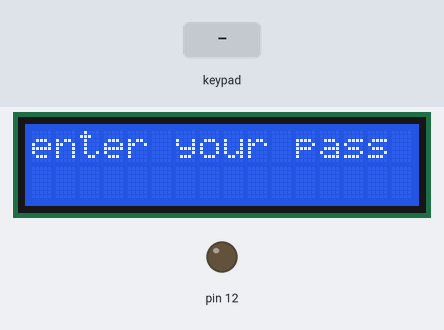
The sketch below on a simulated Arduino Uno, built with avr-gcc and run on an emulated ATmega328P. On the bench: 16×2 character LCD, output pins drawn as LEDs (lit = HIGH). Inputs (shaded band) come from the test bench.

Above: at 1.2 s.
1.3 s: keypad keys 1 2 3 4 # pressed 0.4 s apart
At 3.3 s:
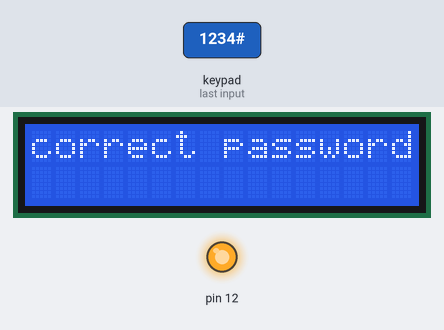
4.8 s: key 'A' pressed
At 7.4 s:
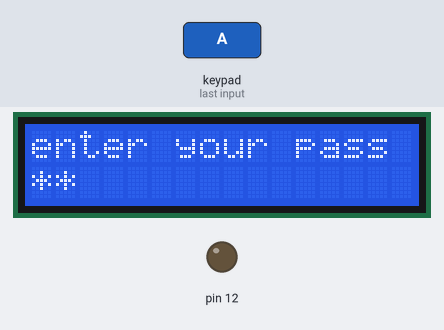
7.7 s: keypad keys 1 2 3 4 A pressed 0.4 s apart
At 10.5 s:
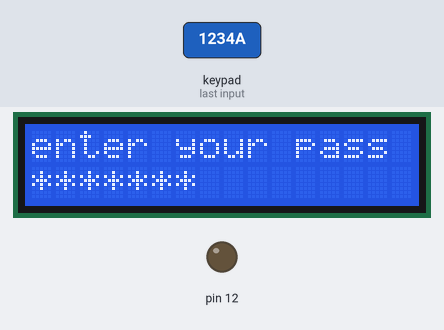
11.2 s: keypad keys 1 2 3 4 D pressed 0.4 s apart
At 13.4 s:
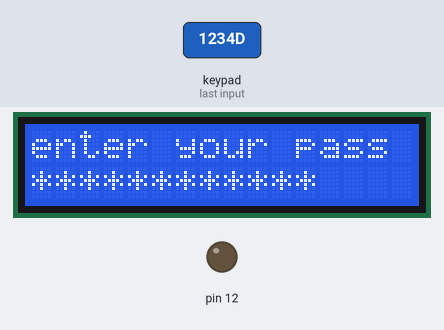
14.7 s: key 'B' pressed
At 15.8 s:
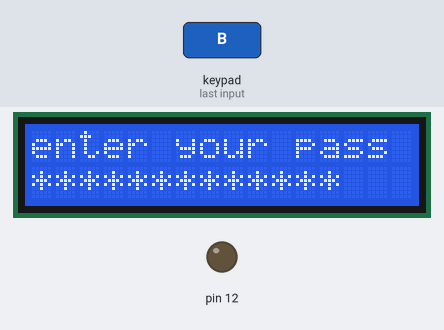
16.3 s: key 'D' pressed
At 17.0 s:
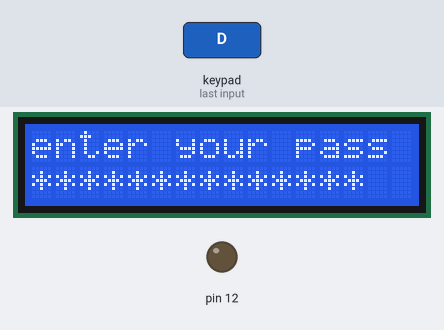
Timing chart, 0 to 18.9 s (numbered marks = the images above; inputs shaded):
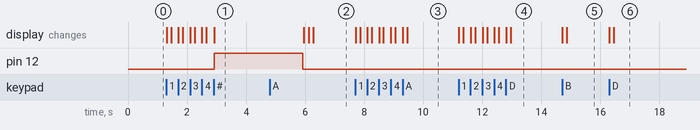

The sketch:

fantastic_stantia1__2_.ino
```cpp
#include <Keypad.h>

#include <LiquidCrystal_I2C.h>

LiquidCrystal_I2C lcd(32,16,2);  // set the LCD address to 0x27 for a 16 chars and 2 line display

const byte ROWS = 4; //four rows
const byte COLS = 4; //three columns
char keys[ROWS][COLS] = {
  {'1','2','3','A'},
  {'4','5','6','B'},
  {'7','8','9','C'},
  {'*','0','#','D'}
};
byte rowPins[ROWS] = { 2, 3, 4,5}; //connect to the row pinouts of the keypad
byte colPins[COLS] = { 6, 7,8,9}; //connect to the column pinouts of the keypad

Keypad keypad = Keypad( makeKeymap(keys), rowPins, colPins, ROWS, COLS );
String input_pass="";
String mypass="1234";
int pos =0;
int led =12;
void setup(){
  pinMode(12,OUTPUT);
   lcd.init();
  // Print a message to the LCD.
  lcd.backlight();
  lcd.setCursor(0,0);
  lcd.print ("enter your pass");
}

void loop(){
  char key = keypad.getKey();

  if (key){
   if(key =='#')
   {
    //code check on password
    if(input_pass==mypass) {
      lcd.clear();
      lcd.setCursor(0,0);
      lcd.print("correct password");
       digitalWrite(12,1);
      delay(3000);
       digitalWrite(12,0);
      }
    else{
      lcd.clear();
      lcd.setCursor(0,0);
      lcd.print("Wrong password");
      delay(3000);
       digitalWrite(12,0);

      }
      lcd.clear();
      lcd.setCursor(0,0);
  lcd.print ("enter your pass");
  input_pass="";
  pos=0;
    }
    if(key =='C'){

      //code delete on lcd
      pos--;
      lcd.setCursor(pos,1);
      lcd.print(" ");
      input_pass.remove(pos);
      }
      else{
        //code input password
        input_pass+=key ;
         lcd.setCursor(pos,1);
         lcd.print(key);
         delay(150);
         lcd.setCursor(pos,1);
         lcd.print("*");
       pos++;
        }

  }

}
```

Measured:
- after the input at 1.3 s, pin 12: LOW → HIGH after 1.6 s; the display: first changes at once (image 1 shows a later state)
- after the input at 4.8 s, the display: first differs from a run without the input after 1.3 s (image 2 shows a later state)
- after the input at 7.7 s, the display: first changes at once (image 3 shows a later state)
- after the input at 11.2 s, the display: first changes at once (image 4 shows a later state)
- after the input at 14.7 s, the display: first changes at once (image 5 shows a later state)
- after the input at 16.3 s, the display: first changes at once (image 6 shows a later state)
